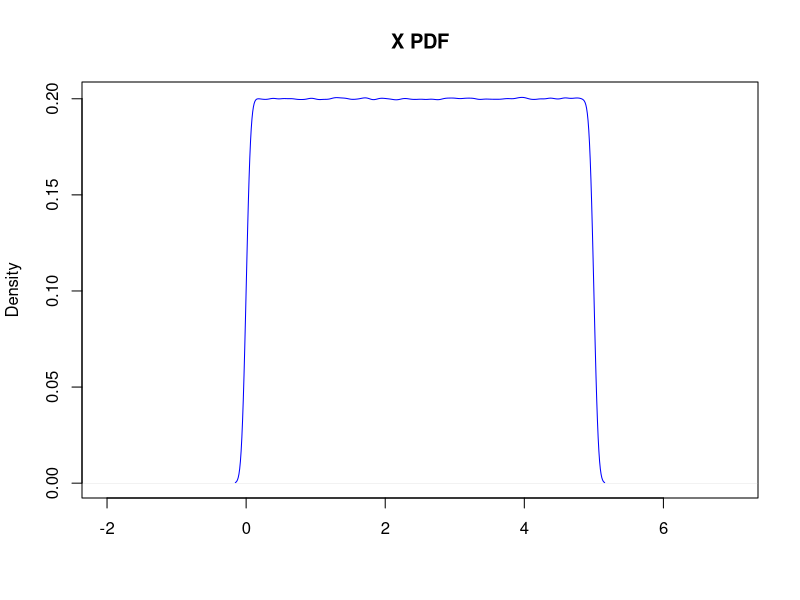
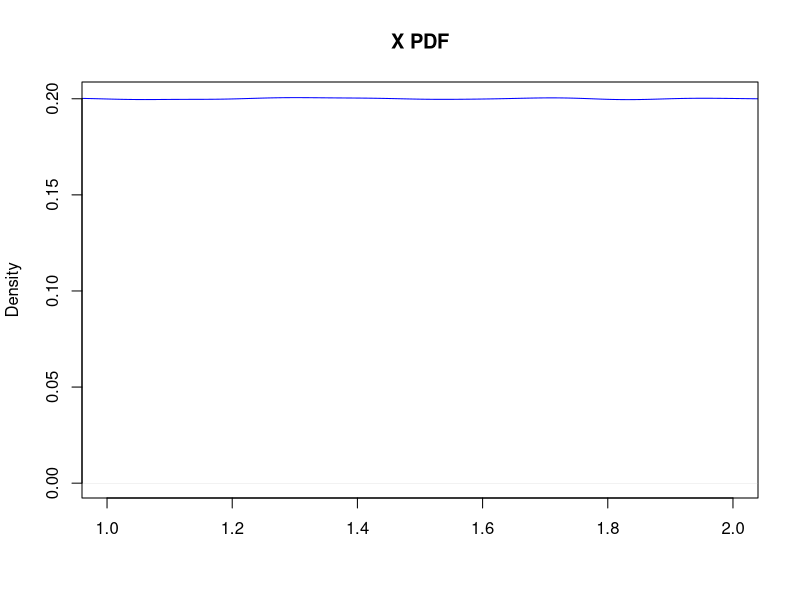

These figures' R source, in order: (Note: this script raises an error after producing the figures.)
## ---- chunk 1
X = density(runif(9999999, 0, 5))
plot(X, col = "blue", main = "X PDF",xlab = "", xlim = c(-2,7))
## ---- chunk 2
plot(X, col = "blue", main = "X PDF",xlab = "",xlim=c(1,2))
## ---- chunk 3
## Code for PMF
ggplot(data = data.frame(x = 1:6,
                         y = c(0.125,0.125,0.25,0.125,0.125,0.25),
                         yend = rep(0,6)),
       aes(x = x, y = y, xend = x, yend = yend)) +
  geom_point() +
  geom_segment() +
  scale_x_continuous(name="\nValue of X",
                     breaks=1:6,
                     limits = c(0.5, 6.5)) +
  scale_y_continuous(name="Probability\n",
                     limits = c(0.0,0.3)) +
  ggtitle("PMF for discrete random variable X\n") +
  annotate(geom = "text",
           x = c(1:6),
           y = c(0.15,0.15,0.275,0.15,0.15,0.275),
           label = c("P = 1/8",
                     "P = 1/8",
                     "P = 2/8",
                     "P = 1/8",
                     "P = 1/8",
                     "P = 2/8")) +
  theme_bw() +
  theme(plot.title = element_text(hjust = 0.5),
        text = element_text(size = 15))
## ---- chunk 4
x <- c(seq(-2,1,length.out = 10),seq(1,2,length.out = 10),seq(2,3,length.out = 10),seq(3,4,length.out = 10),seq(4,5,length.out = 10), seq(5,6,length.out = 10),seq(6,9,length.out = 10))
y <- c(rep(0,10),rep(0.125,10), rep(0.25,10),rep(0.5,10),rep(0.625,10),rep(0.75,10),rep(1,10))
ggplot(data = data.frame(x = x,
                         y = y),
       aes(x = x, y = y)) +
 geom_line() +  scale_x_continuous(name="\nValue of X",breaks=1:6) +
  scale_y_continuous(name="P(X <= x)\n") +
  ggtitle("CDF for discrete random variable X\n") +
    theme_bw() +
  theme(plot.title = element_text(hjust = 0.5),
        text = element_text(size = 15))
## ---- chunk 5
x <- 1:6  # outcomes of X
px <- c(1/8,1/8,2/8,1/8,1/8,2/8)  # pmf of X
Ex <- sum(x*px)  # Expectation of X
Vx <- sum((x-Ex)^2*px)  # Variance of X
Vx
## ---- chunk 6
library(gridExtra)
p1 <- ggplot(data = data.frame(x = 0:1,
                         y = dbinom(0:1,1,0.3),
                         yend = rep(0,2)),
       aes(x = x, y = y, xend = x, yend = yend)) +
  geom_point() +
  geom_segment() +
  scale_x_continuous(name="\nValue of X",
                     breaks=0:1,
                     limits = c(-0.5, 1.5)) +
  scale_y_continuous(name="Probability\n",
                     limits = c(0.0,1)) +
   theme_bw() +
  theme(plot.title = element_text(hjust = 0.5),
        text = element_text(size = 15))
p2 <- ggplot(data = data.frame(x = c(-2,-1,0,0,1,1,2,3), y = c(0,0,0,0.3,0.3,1,1,1)), aes (x = x, y= y)) + geom_line() + scale_x_continuous(name="\nValue of X") + scale_y_continuous(name="CDF\n") +
   theme_bw() +
  theme(plot.title = element_text(hjust = 0.5),
        text = element_text(size = 15))
grid.arrange(p1,p2,ncol=2)
## ---- chunk 7
dbinom(0,size=1,prob=0.25) # probability of failure
dbinom(1,size=1,prob=0.25) # probability of success
rbinom(n=20,size = 1,prob=0.25) # generating 20 random numbers from a Bernoulli distribution with p = 0.25
## ---- chunk 8
library(gridExtra)
p1 <- ggplot(data = data.frame(x = 0:10,
                         y = dbinom(0:10,10,0.3),
                         yend = rep(0,11)),
       aes(x = x, y = y, xend = x, yend = yend)) +
  geom_point() +
  geom_segment() +
  scale_x_continuous(name="\nValue of X",
                     breaks=0:10,
                     limits = c(-0.5, 10.5)) +
  scale_y_continuous(name="Probability\n",
                     limits = c(0.0,1)) +
   theme_bw() +
  theme(plot.title = element_text(hjust = 0.5),
        text = element_text(size = 15))
p2 <- ggplot(data = data.frame(x = 0:10,
                         y = dbinom(0:10,10,0.8),
                         yend = rep(0,11)),
       aes(x = x, y = y, xend = x, yend = yend)) +
  geom_point() +
  geom_segment() +
  scale_x_continuous(name="\nValue of X",
                     breaks=0:10,
                     limits = c(-0.5, 10.5)) +
  scale_y_continuous(name="Probability\n",
                     limits = c(0.0,1)) +
   theme_bw() +
  theme(plot.title = element_text(hjust = 0.5),
        text = element_text(size = 15))
grid.arrange(p1,p2,ncol=2)
## ---- chunk 9
dbinom(3, size = 10, prob = 0.5)
## ---- chunk 10
pbinom(8, size = 20, prob = 0.2)
## ---- chunk 11
rbinom(100,size = 20,prob=0.5)
## ---- chunk 12
dgeom(x = 0, prob=0.25)
## ---- chunk 13
pgeom(0,prob=0.25)
## ---- chunk 14
pgeom(4,prob=0.25)
## ---- chunk 15
rgeom(n=25,prob=0.25)
## ---- chunk 16

  par(mfrow=c(1,2))
  p=0.25
  n=30
  aux=rep(0,(n+1)*2)
  aux[seq(2,(n+1)*2,2)]=dgeom(c(0:n),prob=p)
  plot(x=c(0:n),y=dgeom(c(0:n),prob=p),
       ylim=c(0,1),xlim=c(-1,n+1),xlab="x",
       main=paste0(c("Probability Function\n Ge(p=",p,")"),collapse = ""))
  lines(x=rep(0:n,each=2),y=aux, type = "h", lty = 2,col="blue")
  curve(pgeom(x,prob=p),
        xlim=c(-1,n+1),col="blue",
        main=paste0(c("Distribution Function\n Ge(p=",p,")"),collapse = ""))
  par(mfrow=c(1,1))
## ---- chunk 17
library(gridExtra)
p1 <- ggplot(data = data.frame(x = 0:10,
                         y = dpois(0:10,1),
                         yend = rep(0,11)),
       aes(x = x, y = y, xend = x, yend = yend)) +
  geom_point() +
  geom_segment() +
  scale_x_continuous(name="\nValue of X",
                     breaks=0:10,
                     limits = c(-0.5, 10.5)) +
  scale_y_continuous(name="Probability\n",
                     limits = c(0.0,1)) +
   theme_bw() +
  theme(plot.title = element_text(hjust = 0.5),
        text = element_text(size = 15))
p2 <- ggplot(data = data.frame(x = 0:10,
                         y = dpois(0:10,4),
                         yend = rep(0,11)),
       aes(x = x, y = y, xend = x, yend = yend)) +
  geom_point() +
  geom_segment() +
  scale_x_continuous(name="\nValue of X",
                     breaks=0:10,
                     limits = c(-0.5, 10.5)) +
  scale_y_continuous(name="Probability\n",
                     limits = c(0.0,1)) +
   theme_bw() +
  theme(plot.title = element_text(hjust = 0.5),
        text = element_text(size = 15))
grid.arrange(p1,p2,ncol=2)
## ---- chunk 18
dpois(3, lambda = 1)
## ---- chunk 19
ppois(8, lambda = 4)
## ---- chunk 20
rpois(n=100,lambda = 3)
## ---- chunk 21
pbinom(3, size = 10, prob = 0.82)
## ---- chunk 22
1 - pbinom(89, size = 100,  prob = 0.82)
## ---- chunk 23
sum(dbinom(17:18, size = 20, prob = 0.82))
## ---- chunk 24
dpois(4, lambda =3)
## ---- chunk 25
ppois(1,lambda=3)
## ---- chunk 26
1 - ppois(2, lambda = 3)
## ---- chunk 27
ggplot(data = data.frame(x = seq(-1,1,0.01), y = seq(-1,1,0.01)^2), aes(x,y)) + geom_line(lwd = 1.3, col= "red") + geom_area(alpha=0.6, fill = "lightskyblue2") +  theme_bw() 

## ---- chunk 28
data <- data.frame(x=seq(0.01,15,0.05),y=dexp(seq(0.01,15,0.05),1/4))
ggplot(data = data, mapping = aes(x = x, y = y)) +
     geom_line(lwd=1.3,col="red")+
     geom_area(mapping = aes(x = ifelse(x>=2 & x<= 5 , x, 0)), fill = "lightskyblue2", alpha =0.6) +     xlim(0.01, 15) + theme_bw() + ylab("f(x)")
## ---- chunk 29
x <- seq(-2,20,0.5)
y <- pexp(x,1/4)
data <- data.frame(x=x,y=y)
ggplot(data,aes(x,y)) + geom_line(lwd=1.3,col="red") + theme_bw() + ylab("F(x)")
## ---- chunk 30
x <- c(seq(-1,2,0.01),seq(2,6,0.01),seq(6,9,0.01))
y <- c(rep(0,length(seq(-1,2,0.01))),rep(1/4,length(seq(2,6,0.01))),rep(0,length(seq(6,9,0.01))))
ggplot(data.frame(x=x,y=y),aes(x,y)) + geom_line(lwd=1.3,col="red") + theme_bw() + ylab("f(x)")
## ---- chunk 31
x <- c(seq(-1,2,0.01),seq(2,6,0.01),seq(6,9,0.01))
y <- c(rep(0,length(seq(-1,2,0.01))),(seq(2,6,0.01)-2)/4,rep(1,length(seq(6,9,0.01))))
ggplot(data.frame(x=x,y=y),aes(x,y)) + geom_line(lwd=1.3,col="red") + theme_bw() + ylab("f(x)")
## ---- chunk 32
dunif(5, min = 2, max = 6)
## ---- chunk 33
punif(0.5)
## ---- chunk 34
values <- c(0.25,1,2.5)
colours <- palette()[1:length(values)]

p <- ggplot(data.frame(x=c(0,3)), aes(x)) +
  stat_function(fun= function(x) dexp(x,rate = 0.25),aes(colour="0.25"))+
   stat_function(fun= function(x) dexp(x,rate = 1),aes(colour="1"))+
 stat_function(fun= function(x) dexp(x,rate = 2.5),aes(colour="2.5"))+
   scale_colour_manual("lambda:", values=colours, breaks=as.character(values)) + theme_bw() + ylab("f(x)")
p
## ---- chunk 35
values <- c(0.25,1,2.5)
colours <- palette()[1:length(values)]

p <- ggplot(data.frame(x=c(0,6)), aes(x)) +
  stat_function(fun= function(x) pexp(x,rate = 0.25),aes(colour="0.25"))+
   stat_function(fun= function(x) pexp(x,rate = 1),aes(colour="1"))+
 stat_function(fun= function(x) pexp(x,rate = 2.5),aes(colour="2.5"))+
   scale_colour_manual("lambda:", values=colours, breaks=as.character(values)) + theme_bw() + ylab("f(x)")
p
## ---- chunk 36
dexp(2, rate = 3)
## ---- chunk 37
pexp(4)
## ---- chunk 38
mu <- c(0,1,2)
colours1 <- palette()[1:length(mu)]
sigma <- c(0.5,1,2)
colours2 <- palette()[1:length(sigma)]

p <- ggplot(data.frame(x=c(-3,5)), aes(x)) +
  stat_function(fun= function(x) dnorm(x,mean = 0),aes(colour="0"))+
   stat_function(fun= function(x) dnorm(x,mean = 1),aes(colour="1"))+
 stat_function(fun= function(x) dnorm(x,mean = 2),aes(colour="2"))+
   scale_colour_manual("mu:", values=colours1, breaks=as.character(mu)) + theme_bw() + ylab("f(x)")
p1 <- ggplot(data.frame(x=c(-3,5)), aes(x)) +
  stat_function(fun= function(x) dnorm(x,mean = 1, sd =sqrt(0.5)),aes(colour="0.5"))+
   stat_function(fun= function(x) dnorm(x,mean = 1, sd=sqrt(1)),aes(colour="1"))+
 stat_function(fun= function(x) dnorm(x,mean = 1, sd = sqrt(2)),aes(colour="2"))+
   scale_colour_manual("sigma^2:", values=colours2, breaks=as.character(sigma)) + theme_bw() + ylab("f(x)")
grid.arrange(p,p1,ncol=2)
## ---- chunk 39
mu <- c(0,1,2)
colours1 <- palette()[1:length(mu)]
sigma <- c(0.5,1,2)
colours2 <- palette()[1:length(sigma)]

p <- ggplot(data.frame(x=c(-3,5)), aes(x)) +
  stat_function(fun= function(x) pnorm(x,mean = 0),aes(colour="0"))+
   stat_function(fun= function(x) pnorm(x,mean = 1),aes(colour="1"))+
 stat_function(fun= function(x) pnorm(x,mean = 2),aes(colour="2"))+
   scale_colour_manual("mu:", values=colours1, breaks=as.character(mu)) + theme_bw() + ylab("f(x)")
p1 <- ggplot(data.frame(x=c(-3,5)), aes(x)) +
  stat_function(fun= function(x) pnorm(x,mean = 1, sd =sqrt(0.5)),aes(colour="0.5"))+
   stat_function(fun= function(x) pnorm(x,mean = 1, sd=sqrt(1)),aes(colour="1"))+
 stat_function(fun= function(x) pnorm(x,mean = 1, sd = sqrt(2)),aes(colour="2"))+
   scale_colour_manual("sigma^2:", values=colours2, breaks=as.character(sigma)) + theme_bw() + ylab("f(x)")
grid.arrange(p,p1,ncol=2)
## ---- chunk 40
dnorm(3)
## ---- chunk 41
pnorm(0.4,1,0.5)
